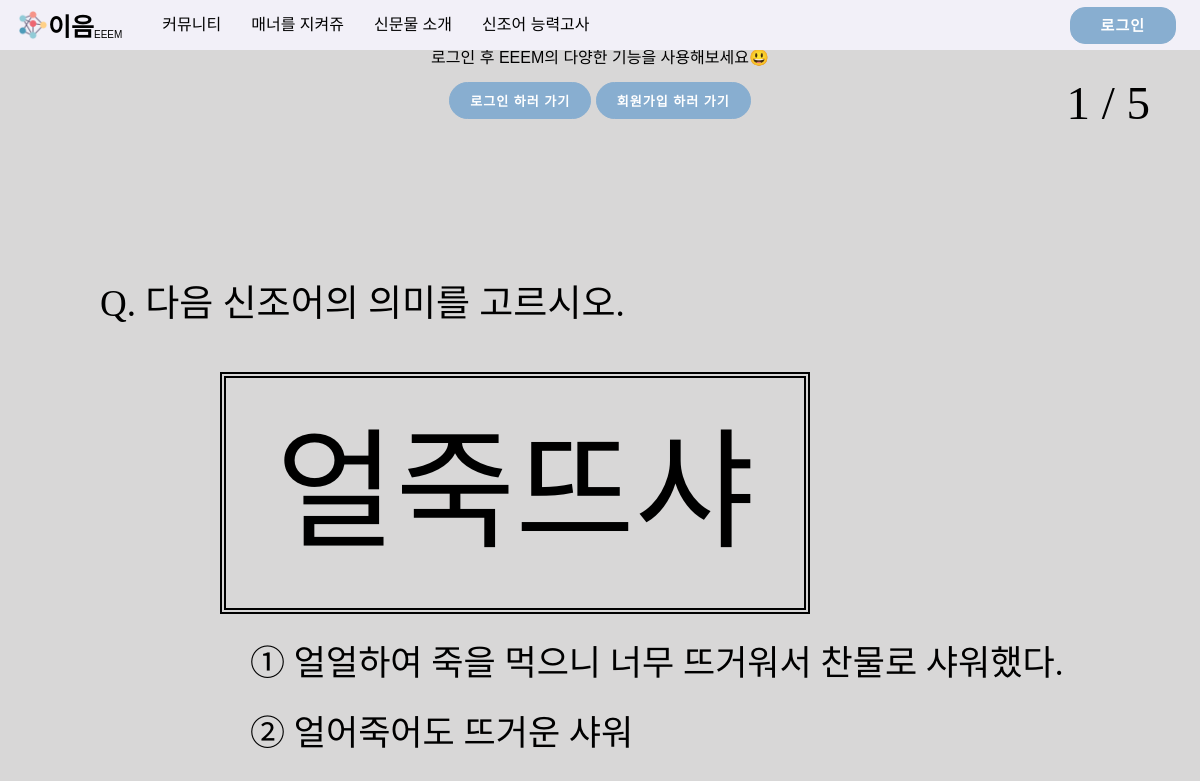
Page /newtermQuiz/2/ on the earlier database version.
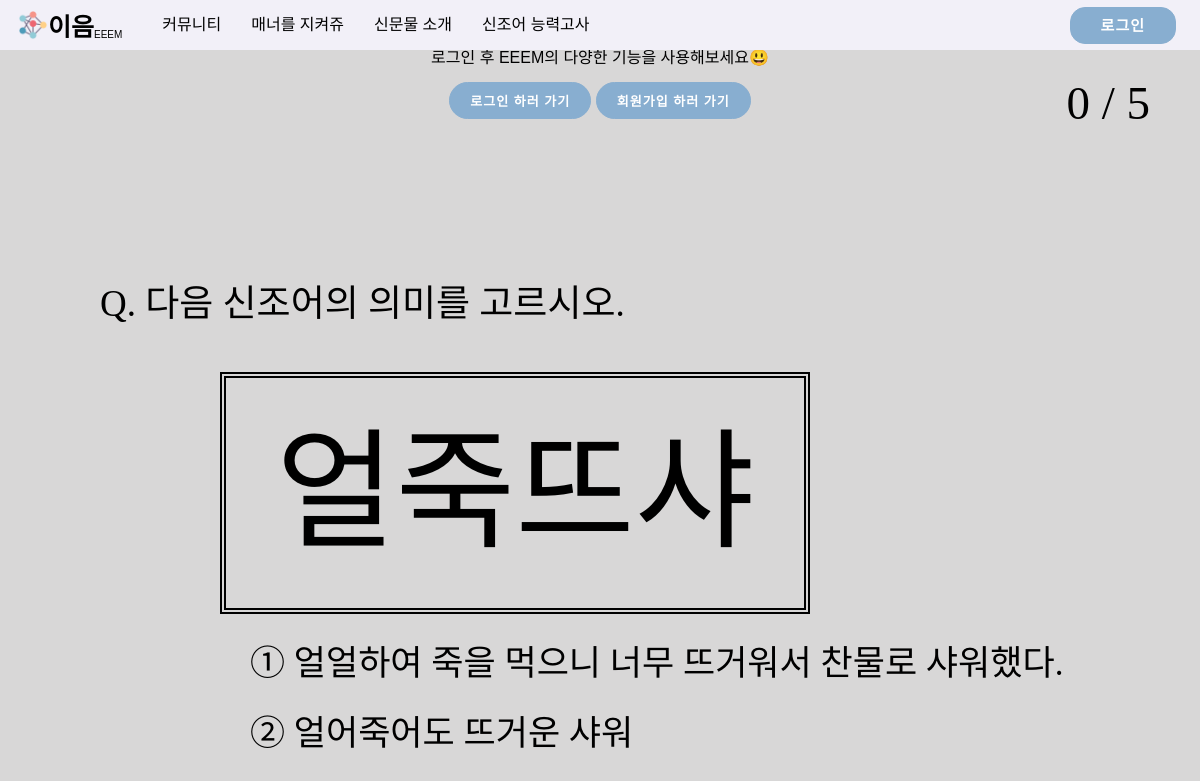
Same page on the later database version.
### main/models.py (models this page shows)
class newterm(models.Model):
    question = models.CharField(max_length=100)
    answer = models.CharField(max_length=100)
    non_answer = models.CharField(max_length=100)
    score = models.IntegerField(default=0)  # 현재까지 맞은 개수
    correct = models.BooleanField(default=False)  # 이전 문제가 맞았는지 틀렸는지
    randanswer = models.IntegerField(default=0)

### main/views.py (the view)
# urls.py: path('newtermQuiz/<str:id>/', views.newtermQuiz, name="newtermQuiz"),
def newtermQuiz(request, id):
    newtermCount = newterm.objects.count()-1
    if id == 0:
        term = get_object_or_404(newterm, pk=id)
    else:
        previousTerm = get_object_or_404(newterm, pk=id)
        termId = int(id) + 1
        term = get_object_or_404(newterm, pk=termId)
        term.score = previousTerm.score
    term.randanswer = random.randint(0, 1)
    term.save()
    if term.randanswer == 0:
        return render(
            request,
            "newtermQuiz.html",
            {"term": term, "choice_1": term.answer,
                "choice_2": term.non_answer, "newtermCount": newtermCount},
        )
    else:
        return render(
            request,
            "newtermQuiz.html",
            {"term": term, "choice_1": term.non_answer,
                "choice_2": term.answer, "newtermCount": newtermCount},
        )

### main/templates/newtermQuiz.html (shortened to what this page needs)
{% extends 'base.html' %}{% load static %}{% block extrahead %} {% endblock %}
{% block content %}
<head>
  <link rel="stylesheet" href='{% static "css/newtermQuiz.css" %}' />
</head>
<body style="background-color: #d8d7d7">
  <div class="point">{{term.score}} / {{newtermCount}}</div>
  <div class="questionFont">Q. 다음 신조어의 의미를 고르시오.</div>
  <div class="newtermBox">{{term.question}}</div>
  <br /><br /><br />
  <div class="answerBox">
    <a class="answer" href="{%url 'newtermButton1' term.id %}">①</a>
    <span>{{choice_1}}</span>
    <br /><br />
    <a class="answer" href="{%url 'newtermButton2' term.id %}">②</a>
    <span>{{choice_2}}</span>
  </div>
</body>
{% endblock %}

Differences in the rows shown:
changed newterm "얼죽뜨샤": score "1" → "0"
